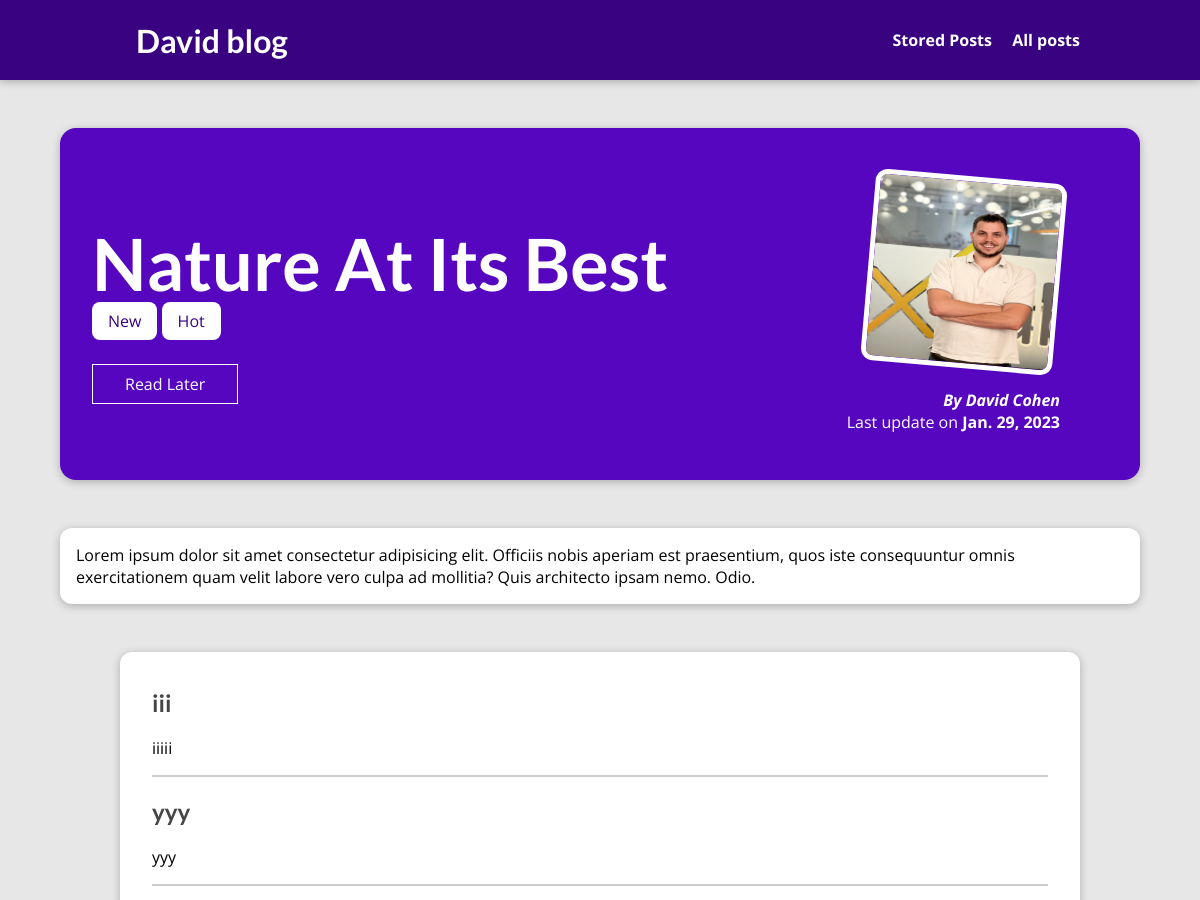
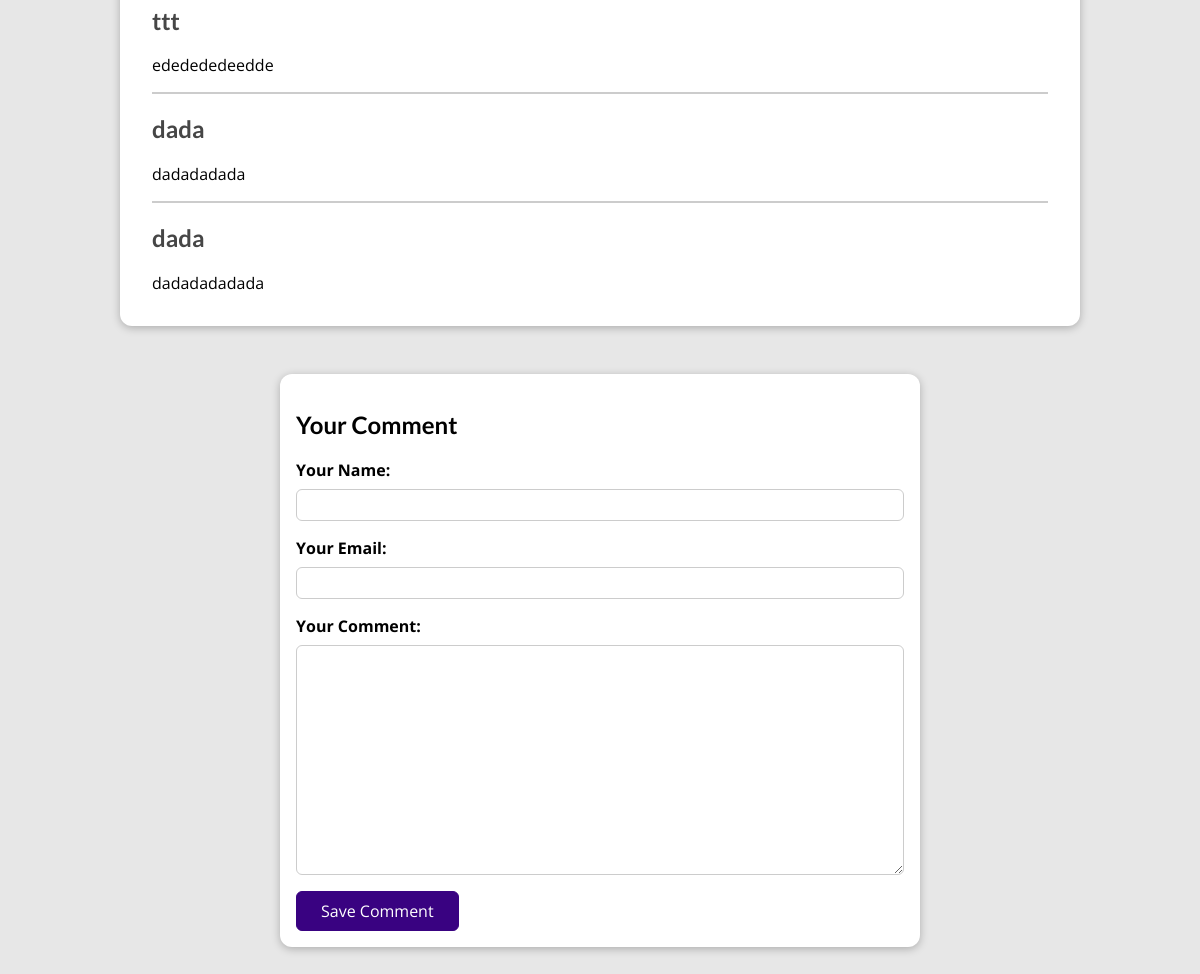
The page /posts/nature-at-its-best on the database its author committed (2 pictures, top to bottom).
### blog/models.py (models this page shows, shortened)
class Post(models.Model):
    title = models.CharField(max_length=50)
    excerpt = models.TextField()
    image = models.ImageField(upload_to="posts")
    slug = models.SlugField(unique=True)
    content = models.TextField()
    author = models.ForeignKey(Author, on_delete = models.SET_NULL, null=True, related_name="posts")
    tag = models.ManyToManyField(Tag)
    date = models.DateField(auto_now=True, auto_now_add=False)

class Tag(models.Model):
    caption = models.CharField(max_length=50)
    def __str__(self):
        return f"{self.caption}"

class Author(models.Model):
    first_name = models.CharField(max_length=50)
    last_name = models.CharField(max_length=50)
    email = models.EmailField(max_length=254)
    def fullName(self):
        return f"{self.first_name} {self.last_name}"
    def __str__(self):
        return self.fullName()

class Comment(models.Model):
    user_name = models.CharField(max_length=120)
    user_email = models.EmailField()
    text = models.TextField(max_length=400)
    post = models.ForeignKey(Post, on_delete=models.CASCADE, related_name="comments")

### blog/views.py (the view, shortened to what this page needs)
# urls.py: path("posts/<slug:slug>", views.BlogDetails.as_view(), name="details-page"), #my-first-blog,
class BlogDetails(View):
    def is_stored_post(self,request, post_id):
        stored_posts = request.session.get("stored_posts")
        if stored_posts is not None:
            is_save_for_later = post_id in stored_posts
        else:
            is_save_for_later = False
        return is_save_for_later
    def get(self, request, slug):
        post = Post.objects.get(slug = slug)
        context = {
            "post": post,
            "post_tags" : post.tag.all(),
            "comment_form" : CommentForm(),
            "comments" : post.comments.all().order_by("-id"),
            "is_save_for_later" : self.is_stored_post(request, post.id)
        }
        return render(request,  "blog/post_details.html", context)

### blog/forms.py
class CommentForm(forms.ModelForm):
    class Meta:
        model = Comment
        exclude = ["post"]
        labels = {
            "user_name" : "Your Name",
            "user_email" : "Your Email",
            "text" : "Your Comment"
        }

### blog/templates/blog/post_details.html (shortened to what this page needs)
{% extends 'base.html' %}
{% load static %}
{% block cssFiles %}
<link rel="stylesheet" href=" {% static 'blog/post-detail.css' %}" >
{% endblock  %}
{% block content %}
    <section id="summary">
        <h2>{{post.title}}</h2>
        <div>
            {% for tag in post_tags %}
                <span class = "tag">{{tag}}</span>
            {% endfor %}
        </div>
        <div id = "read-later">
            <form action="{% url "read-later" %}" method="POST">
                <button>
                    {% if is_save_for_later %}
                    Remove from "Read Later" make_list
                    {% else %}
                    Read Later
                    {% endif %}
                </button>
            </form>
        </div>
        <article>
            <img src="{{post.image.url}}" alt={{post.title}}>
            <address>By <a href="mailto:{{post.author.email}}">{{ post.author }}</a></address>
            <div>
                Last update on <time>{{post.date}}</time>
            </div>
        </article>
    </section>
    <main>
        {{post.content}}
    </main>
    <section id = "comments">
        <ul>
            {% for comment in comments %}
                <li>
                    <h2>{{comment.user_name}}</h2>
                    <p>{{comment.text |linebreaks}}</p>
                </li>
            {% endfor %}
        </ul>
    </section>
    <section id="comment-form">
        <h2>Your Comment</h2>
        <form  action="{% url "details-page" post.slug %}" method="POST">
            {% for form_field in comment_form %}
             <div class = "form-control {% if form_field.errors %} invalid {% endif %}">
                {{form_field.label_tag}}
                {{form_field}}
             </div>
            {%endfor%}
            <button>Save Comment</button>
        </form>
    </section>
{% endblock  %}

### templates/base.html (shortened to what this page needs)
<!DOCTYPE html>
{% load static %}
<html lang="en">
<head>
    <link rel="stylesheet" href="{% static 'base.css' %}">
    {% block cssFiles %}{% endblock %}
</head>
<body>
    <header id="main-navigation">
        <h1>
            <a href="{% url 'starting-page' %}">David blog</a>
        </h1>
        <nav>
            <a href="{% url 'read-later' %}">Stored Posts</a>
            <a href={% url 'posts-page' %}>All posts</a>
        </nav>
    </header>
    {% block content %}{% endblock %}
</body>
</html>

### static/base.css (style rules this page uses)
* { box-sizing: border-box; }
html { font-family: 'Open Sans', 'Lato', sans-serif; }
body { margin: 0; }
h1, h2, h3 { font-family: 'Lato', sans-serif; font-weight: bold; }
#main-navigation { width: 100%; height: 5rem; display: flex; justify-content: space-between; align-items: center; padding: 0 10%; position: absolute; top: 0; left: 0; }
#main-navigation a { text-decoration: none; color: white; font-weight: bold; margin-left: 1rem; }

### blog/static/blog/post-detail.css (style rules this page uses)
body { background-color: #e7e7e7; }
#main-navigation { background-color: #390281; box-shadow: 0 2px 8px rgba(0, 0, 0, 0.25); }
#summary { margin: 8rem auto 3rem auto; padding: 2rem; width: 90%; max-width: 90rem; border-radius: 16px; background-color: #5706c0; position: relative; box-shadow: 0 2px 8px rgba(0, 0, 0, 0.25); height: 22rem; }
#summary h2 { color: white; font-size: 4.5rem; margin-bottom: 0.25rem; }
#summary article { position: absolute; top: 2rem; right: 3rem; padding: 1rem 2rem; border-radius: 12px; text-align: right; color: white; }
#summary article img { width: 12rem; height: 12rem; border-radius: 12px; transform: rotateZ(5deg); border: 5px solid white; margin-bottom: 1rem; }
#summary address { font-weight: bold; }
#summary a { color: white; text-decoration: none; }
#summary time { font-weight: bold; }
#read-later { margin: 2rem 0; }
#read-later button { background-color: transparent; border: 1px solid white; padding: 0.5rem 2rem; font: inherit; color: white; cursor: pointer; }
main { width: 90%; max-width: 90rem; margin: 3rem auto; background-color: white; padding: 1rem; border-radius: 12px; box-shadow: 0 2px 8px rgba(0, 0, 0, 0.25); }
.tag { background-color: white; color: #390281; padding: 0.5rem 1rem; border-radius: 8px; }
#comment-form { margin: 3rem auto; width: 90%; max-width: 40rem; border-radius: 12px; background-color: white; box-shadow: 0 2px 8px rgba(0, 0, 0, 0.25); padding: 1rem; }
#comment-form button { font: inherit; background-color: #390281; color: white; border: 1px solid #390281; padding: 0.5rem 1.5rem; border-radius: 6px; cursor: pointer; }
.form-control { margin-bottom: 1rem; }
.form-control label { font-weight: bold; margin-bottom: 0.5rem; display: block; }
.form-control input, .form-control textarea { display: block; width: 100%; font: inherit; padding: 0.25rem; border-radius: 6px; border: 1px solid #ccc; }
#comments { margin: 3rem auto; width: 90%; max-width: 60rem; border-radius: 12px; background-color: white; box-shadow: 0 2px 8px rgba(0, 0, 0, 0.25); padding: 1rem 2rem; }
#comments ul { list-style: none; margin: 0; padding: 0; }
#comments li { margin-bottom: 1rem; border-bottom: 2px solid #ccc; }
#comments li:last-of-type { border-bottom: none; }
#comments h2 { color: #464646; }

### rows shown on the page
Post: title "Nature At Its Best", image (picture), author "David Cohen", date "Jan. 29, 2023", content "Lorem ipsum dolor sit amet consectetur adipisicing elit. Officiis nobis aperiam est praesentium, quos iste consequuntur omnis exercitationem quam velit labore vero culpa ad mollitia? Quis architecto ipsam nemo. Odio."
Tag: caption "New"
Tag: caption "Hot"
Comment: user_name "iii", text "iiiii"
Comment: user_name "yyy", text "yyy"
Comment: user_name "ttt", text "ededededeedde"
Comment: user_name "dada", text "dadadadada"
Comment: user_name "dada", text "dadadadadada"
